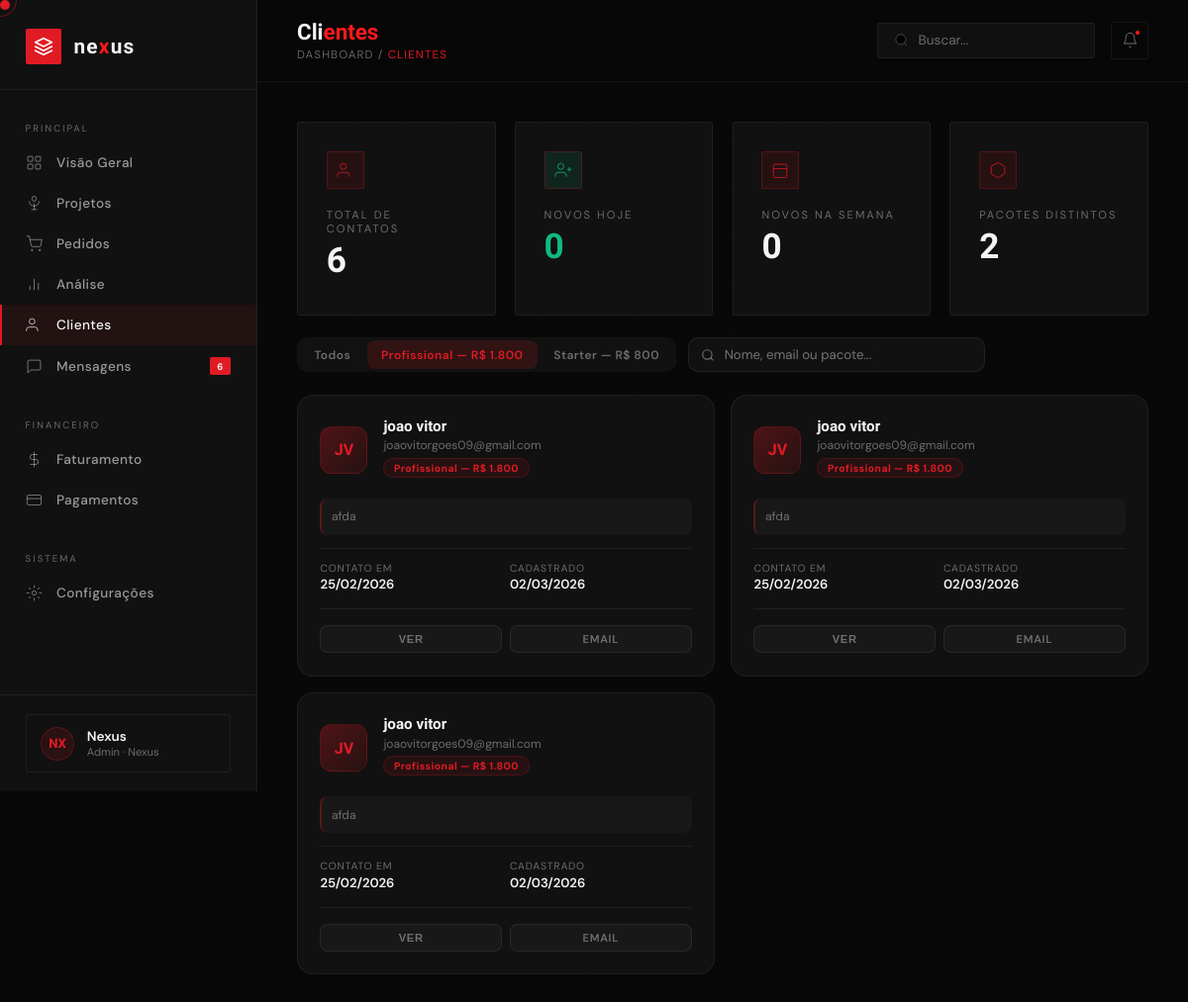
The app's page /Back-end/admin/clientes.php?pacote=Profissional+—+R$+1.800 (signed in) with its own data.
### tables this page shows
CREATE TABLE `contatos` (
  `id` int(11) NOT NULL AUTO_INCREMENT,
  `nome` varchar(120) NOT NULL,
  `email` varchar(150) NOT NULL,
  `pacote` varchar(150) NOT NULL,
  `mensagem` text NOT NULL,
  `data_envio` datetime DEFAULT current_timestamp(),
  `created_at` datetime DEFAULT current_timestamp(),
  PRIMARY KEY (`id`)
);

### Back-end/admin/clientes.php (the view, shortened to what this page needs)
<?php
require __DIR__ . "/../config.php";
$busca  = $_GET['busca'] ?? '';
$pacote = $_GET['pacote'] ?? 'todos';
$pagina = max(1, intval($_GET['pagina'] ?? 1));
$porPagina = 12;
$offset = ($pagina - 1) * $porPagina;
$where = []; $params = [];
if ($pacote !== 'todos') { $where[] = "pacote = :pacote"; $params[':pacote'] = $pacote; }
$whereSQL = $where ? 'WHERE '.implode(' AND ',$where) : '';
$stmt = $pdo->prepare("SELECT * FROM contatos $whereSQL ORDER BY created_at DESC LIMIT :limit OFFSET :offset");
foreach ($params as $k=>$v) $stmt->bindValue($k,$v);
$stmt->bindValue(':limit',$porPagina,PDO::PARAM_INT);
$stmt->bindValue(':offset',$offset,PDO::PARAM_INT);
$stmt->execute();
$clientes = $stmt->fetchAll(PDO::FETCH_ASSOC);
$totalGeral  = $pdo->query("SELECT COUNT(*) FROM contatos")->fetchColumn();
$novosHoje   = $pdo->query("SELECT COUNT(*) FROM contatos WHERE DATE(created_at) = CURDATE()")->fetchColumn();
$novosSemana = $pdo->query("SELECT COUNT(*) FROM contatos WHERE YEARWEEK(created_at,1) = YEARWEEK(CURDATE(),1)")->fetchColumn();
$pacotesDisponiveis = $pdo->query("SELECT DISTINCT pacote FROM contatos WHERE pacote IS NOT NULL AND pacote != '' ORDER BY pacote")->fetchAll(PDO::FETCH_COLUMN);
?>
<!DOCTYPE html>
<html lang="pt-BR">
<head>
<link rel="stylesheet" href="dashboard.css">
</head>
<body>
<aside class="sidebar">
  <div class="sidebar-logo">
    <div class="logo-icon"><svg viewBox="0 0 24 24" fill="none"><path d="M12 2L2 7l10 5 10-5-10-5zM2 17l10 5 10-5M2 12l10 5 10-5" stroke="white" stroke-width="2" stroke-linecap="round" stroke-linejoin="round"/></svg></div>
    <div class="logo-text">ne<span>x</span>us</div>
  </div>
  <nav class="sidebar-nav">
    <div class="sidebar-section-label">Principal</div>
    <a href="dashboard.php" class="nav-item"><svg viewBox="0 0 24 24"><rect x="3" y="3" width="7" height="7" rx="1"/><rect x="14" y="3" width="7" height="7" rx="1"/><rect x="3" y="14" width="7" height="7" rx="1"/><rect x="14" y="14" width="7" height="7" rx="1"/></svg><span>Visão Geral</span></a>
    <a href="projetos.php" class="nav-item"><svg viewBox="0 0 24 24"><path d="M12 2a3 3 0 0 1 3 3v1a3 3 0 0 1-6 0V5a3 3 0 0 1 3-3z"/><path d="M19 9a7 7 0 1 1-14 0"/><path d="M12 12v9M8 21h8"/></svg><span>Projetos</span></a>
    <a href="pedidos.php" class="nav-item"><svg viewBox="0 0 24 24"><circle cx="9" cy="21" r="1"/><circle cx="20" cy="21" r="1"/><path d="M1 1h4l2.68 13.39a2 2 0 0 0 2 1.61h9.72a2 2 0 0 0 2-1.61L23 6H6"/></svg><span>Pedidos</span></a>
    <a href="analise.php" class="nav-item"><svg viewBox="0 0 24 24"><line x1="18" y1="20" x2="18" y2="10"/><line x1="12" y1="20" x2="12" y2="4"/><line x1="6" y1="20" x2="6" y2="14"/></svg><span>Análise</span></a>
    <a href="clientes.php" class="nav-item active"><svg viewBox="0 0 24 24"><path d="M17 21v-2a4 4 0 0 0-4-4H5a4 4 0 0 0-4 4v2"/><circle cx="9" cy="7" r="4"/></svg><span>Clientes</span></a>
    <a href="mensagens.php" class="nav-item"><svg viewBox="0 0 24 24"><path d="M21 15a2 2 0 0 1-2 2H7l-4 4V5a2 2 0 0 1 2-2h14a2 2 0 0 1 2 2z"/></svg><span>Mensagens</span><span class="nav-badge"><?= $totalGeral ?></span></a>
    <div class="sidebar-section-label" style="margin-top:.6rem">Financeiro</div>
    <a href="faturamento.php" class="nav-item"><svg viewBox="0 0 24 24"><line x1="12" y1="1" x2="12" y2="23"/><path d="M17 5H9.5a3.5 3.5 0 0 0 0 7h5a3.5 3.5 0 0 1 0 7H6"/></svg><span>Faturamento</span></a>
    <a href="pagamentos.php" class="nav-item"><svg viewBox="0 0 24 24"><rect x="2" y="5" width="20" height="14" rx="2"/><line x1="2" y1="10" x2="22" y2="10"/></svg><span>Pagamentos</span></a>
    <div class="sidebar-section-label" style="margin-top:.6rem">Sistema</div>
    <a href="configuracoes.php" class="nav-item"><svg viewBox="0 0 24 24"><circle cx="12" cy="12" r="3"/><path d="M12 1v4M12 19v4M4.22 4.22l2.83 2.83M16.95 16.95l2.83 2.83M1 12h4M19 12h4M4.22 19.78l2.83-2.83M16.95 7.05l2.83-2.83"/></svg><span>Configurações</span></a>
  </nav>
  <div class="sidebar-footer">
    <div class="user-card"><div class="user-avatar">NX</div><div><div class="user-name">Nexus</div><div class="user-role">Admin · Nexus</div></div></div>
  </div>
</aside>
<div class="main">
  <header class="topbar">
    <div class="topbar-left">
      <h1>Cli<em>entes</em></h1>
      <div class="topbar-breadcrumb">Dashboard / <span>Clientes</span></div>
    </div>
    <div class="topbar-right">
      <div class="topbar-search"><svg viewBox="0 0 24 24"><circle cx="11" cy="11" r="8"/><line x1="21" y1="21" x2="16.65" y2="16.65"/></svg><input type="text" placeholder="Buscar..."></div>
      <button class="topbar-btn"><svg viewBox="0 0 24 24"><path d="M18 8A6 6 0 0 0 6 8c0 7-3 9-3 9h18s-3-2-3-9"/><path d="M13.73 21a2 2 0 0 1-3.46 0"/></svg><span class="dot"></span></button>
    </div>
  </header>
  <div class="content">
    <div class="kpi-grid" style="margin-bottom:1.4rem">
      <div class="kpi-card reveal">
        <div class="kpi-icon"><svg viewBox="0 0 24 24"><path d="M17 21v-2a4 4 0 0 0-4-4H5a4 4 0 0 0-4 4v2"/><circle cx="9" cy="7" r="4"/></svg></div>
        <div class="kpi-label">Total de Contatos</div>
        <div class="kpi-value"><?= $totalGeral ?></div>
      </div>
      <div class="kpi-card reveal">
        <div class="kpi-icon" style="background:rgba(16,185,129,.12)"><svg viewBox="0 0 24 24" style="stroke:#10b981"><path d="M16 21v-2a4 4 0 0 0-4-4H5a4 4 0 0 0-4 4v2"/><circle cx="8.5" cy="7" r="4"/><line x1="20" y1="8" x2="20" y2="14"/><line x1="23" y1="11" x2="17" y2="11"/></svg></div>
        <div class="kpi-label">Novos Hoje</div>
        <div class="kpi-value" style="color:#10b981"><?= $novosHoje ?></div>
      </div>
      <div class="kpi-card reveal">
        <div class="kpi-icon"><svg viewBox="0 0 24 24"><rect x="3" y="4" width="18" height="18" rx="2"/><line x1="3" y1="10" x2="21" y2="10"/></svg></div>
        <div class="kpi-label">Novos na Semana</div>
        <div class="kpi-value"><?= $novosSemana ?></div>
      </div>
      <div class="kpi-card reveal">
        <div class="kpi-icon"><svg viewBox="0 0 24 24"><path d="M21 16V8a2 2 0 0 0-1-1.73l-7-4a2 2 0 0 0-2 0l-7 4A2 2 0 0 0 3 8v8a2 2 0 0 0 1 1.73l7 4a2 2 0 0 0 2 0l7-4A2 2 0 0 0 21 16z"/></svg></div>
        <div class="kpi-label">Pacotes Distintos</div>
        <div class="kpi-value"><?= count($pacotesDisponiveis) ?></div>
      </div>
    </div>
    <div class="filter-bar reveal">
      <div class="filter-tabs">
        <a href="?pacote=todos<?= $busca?'&busca='.urlencode($busca):'' ?>" class="filter-tab <?= $pacote==='todos'?'active':'' ?>">Todos</a>
        <?php foreach ($pacotesDisponiveis as $pk): ?>
          <a href="?pacote=<?= urlencode($pk) ?><?= $busca?'&busca='.urlencode($busca):'' ?>" class="filter-tab <?= $pacote===$pk?'active':'' ?>"><?= htmlspecialchars($pk) ?></a>
        <?php endforeach; ?>
      </div>
      <form method="GET" class="search-filter">
        <svg viewBox="0 0 24 24"><circle cx="11" cy="11" r="8"/><line x1="21" y1="21" x2="16.65" y2="16.65"/></svg>
        <input type="text" name="busca" placeholder="Nome, email ou pacote..." value="<?= htmlspecialchars($busca) ?>">
      </form>
    </div>
    <div class="clients-grid">
      <?php if (empty($clientes)): ?>
        <div style="grid-column:1/-1;text-align:center;padding:4rem;opacity:.4">Nenhum contato encontrado.</div>
      <?php else: ?>
        <?php foreach ($clientes as $c):
          $nome = $c['nome'] ?? 'Sem nome';
          $partes = explode(' ', $nome);
          $iniciais = strtoupper(substr($partes[0],0,1) . (isset($partes[1]) ? substr($partes[1],0,1) : substr($nome,1,1)));
          $dataRef = $c['data_envio'] ?: $c['created_at'];
        ?>
        <div class="client-card reveal">
          <div class="client-card-top">
            <div class="client-avatar-big"><?= $iniciais ?></div>
            <div style="min-width:0">
              <div class="client-name"><?= htmlspecialchars($nome) ?></div>
              <div class="client-email"><?= htmlspecialchars($c['email']) ?></div>
              <?php if ($c['pacote']): ?>
                <div class="pacote-tag"><?= htmlspecialchars($c['pacote']) ?></div>
              <?php endif; ?>
            </div>
          </div>
          <?php if ($c['mensagem']): ?>
            <div class="client-msg-preview"><?= htmlspecialchars($c['mensagem']) ?></div>
          <?php endif; ?>
          <div class="client-divider"></div>
          <div class="client-meta">
            <div>
              <div class="client-meta-label">Contato em</div>
              <div class="client-meta-val"><?= $dataRef ? date('d/m/Y', strtotime($dataRef)) : '—' ?></div>
            </div>
            <div>
              <div class="client-meta-label">Cadastrado</div>
              <div class="client-meta-val"><?= $c['created_at'] ? date('d/m/Y', strtotime($c['created_at'])) : '—' ?></div>
            </div>
          </div>
          <div class="client-card-footer">
            <button class="client-btn" onclick="verMensagem(<?= $c['id'] ?>, '<?= htmlspecialchars(addslashes($nome)) ?>', '<?= htmlspecialchars(addslashes($c['email'])) ?>', '<?= htmlspecialchars(addslashes($c['mensagem'] ?? '')) ?>', '<?= htmlspecialchars(addslashes($c['pacote'] ?? '')) ?>')">Ver</button>
            <a href="mailto:<?= htmlspecialchars($c['email']) ?>" class="client-btn" style="display:flex;align-items:center;justify-content:center;text-decoration:none">Email</a>
          </div>
        </div>
        <?php endforeach; ?>
      <?php endif; ?>
    </div>
  </div>
</div>
</body>
</html>

### Back-end/admin/clientes.php (style rules this page uses)
.filter-bar { display:flex;gap:.75rem;align-items:center;margin-bottom:1.4rem;flex-wrap:wrap; }
.filter-tabs { display:flex;background:rgba(255,255,255,.04);border-radius:10px;padding:3px;gap:2px;flex-wrap:wrap; }
.filter-tab { padding:.4rem .9rem;border-radius:8px;font-size:.75rem;font-weight:600;letter-spacing:.04em;cursor:pointer;border:none;background:transparent;color:var(--text-dim);transition:all .2s;text-decoration:none;white-space:nowrap; }
.filter-tab.active,.filter-tab:hover { background:rgba(224,27,36,.15);color:var(--red); }
.search-filter { flex:1;max-width:300px;position:relative; }
.search-filter svg { position:absolute;left:.8rem;top:50%;transform:translateY(-50%);width:14px;height:14px;stroke:var(--text-dim);stroke-width:2;fill:none; }
.search-filter input { width:100%;background:rgba(255,255,255,.04);border:1px solid rgba(255,255,255,.07);border-radius:10px;padding:.5rem .9rem .5rem 2.2rem;color:var(--text);font-family:'DM Sans',sans-serif;font-size:.83rem;outline:none;transition:border-color .2s;box-sizing:border-box; }
.clients-grid { display:grid;grid-template-columns:repeat(auto-fill,minmax(280px,1fr));gap:1rem;margin-bottom:1.5rem; }
.client-card { background:var(--card-bg);border:1px solid var(--border);border-radius:16px;padding:1.4rem;transition:border-color .2s,transform .2s; }
.client-card-top { display:flex;align-items:center;gap:1rem;margin-bottom:1rem; }
.client-avatar-big { width:48px;height:48px;border-radius:12px;background:linear-gradient(135deg,rgba(224,27,36,.3),rgba(224,27,36,.1));display:flex;align-items:center;justify-content:center;font-family:'MuseoModerno',sans-serif;font-weight:700;font-size:1rem;color:var(--red);flex-shrink:0;border:1px solid rgba(224,27,36,.2); }
.client-name { font-family:'MuseoModerno',sans-serif;font-weight:700;font-size:.95rem;color:var(--text); }
.client-email { font-size:.75rem;color:var(--text-dim);margin-top:.15rem;word-break:break-all; }
.client-divider { height:1px;background:var(--border);margin:.8rem 0; }
.client-meta { display:grid;grid-template-columns:1fr 1fr;gap:.5rem; }
.client-meta-label { font-size:.65rem;color:var(--text-dim);text-transform:uppercase;letter-spacing:.08em;margin-bottom:.1rem; }
.client-meta-val { font-size:.82rem;font-weight:600;color:var(--text); }
.client-msg-preview { font-size:.75rem;color:var(--text-dim);line-height:1.5;margin-top:.5rem;display:-webkit-box;-webkit-line-clamp:2;-webkit-box-orient:vertical;overflow:hidden;padding:.6rem;background:rgba(255,255,255,.03);border-radius:8px;border-left:2px solid rgba(224,27,36,.3); }
.client-card-footer { display:flex;gap:.5rem;margin-top:1rem;padding-top:1rem;border-top:1px solid var(--border); }
.client-btn { flex:1;padding:.38rem;border-radius:8px;border:1px solid rgba(255,255,255,.07);background:rgba(255,255,255,.03);color:var(--text-dim);font-size:.7rem;font-weight:600;letter-spacing:.06em;text-transform:uppercase;cursor:pointer;transition:all .2s;text-align:center; }
.pacote-tag { display:inline-block;background:rgba(224,27,36,.1);color:var(--red);border:1px solid rgba(224,27,36,.2);border-radius:99px;padding:.15rem .6rem;font-size:.65rem;font-weight:700;letter-spacing:.04em;margin-top:.3rem;max-width:100%;overflow:hidden;text-overflow:ellipsis;white-space:nowrap; }

### records on screen
contatos: nome "JV", nome "joao vitor", email "joaovitorgoes09@gmail.com", pacote "Profissional — R$ 1.800", mensagem "afda", data_envio "25/02/2026", created_at "02/03/2026"
contatos: nome "JV", nome "joao vitor", email "joaovitorgoes09@gmail.com", pacote "Profissional — R$ 1.800", mensagem "afda", data_envio "25/02/2026", created_at "02/03/2026"
contatos: nome "JV", nome "joao vitor", email "joaovitorgoes09@gmail.com", pacote "Profissional — R$ 1.800", mensagem "afda", data_envio "25/02/2026", created_at "02/03/2026"

### other values on screen
$totalGeral "6"
$novosHoje "0"
$novosSemana "0"
count($pacotesDisponiveis) "2"
$pk "Profissional — R$ 1.800"
$pk "Starter — R$ 800"
